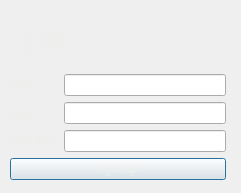
<?xml version="1.0" encoding="UTF-8"?>
<ui version="4.0">
 <class>RegDialog</class>
 <widget class="QDialog" name="RegDialog">
  <property name="geometry">
   <rect>
    <x>0</x>
    <y>0</y>
    <width>241</width>
    <height>193</height>
   </rect>
  </property>
  <property name="windowTitle">
   <string>Dialog</string>
  </property>
  <property name="styleSheet">
   <string notr="true">background-image: url(:/res/gdfgsdfhsdnh.jpeg);</string>
  </property>
  <widget class="QWidget" name="layoutWidget">
   <property name="geometry">
    <rect>
     <x>10</x>
     <y>10</y>
     <width>216</width>
     <height>170</height>
    </rect>
   </property>
   <property name="styleSheet">
    <string notr="true">color: rgb(238, 238, 236);</string>
   </property>
   <layout class="QVBoxLayout" name="verticalLayout_3">
    <item>
     <widget class="QLabel" name="label">
      <property name="font">
       <font>
        <pointsize>20</pointsize>
       </font>
      </property>
      <property name="styleSheet">
       <string notr="true">color: rgb(238, 238, 236);</string>
      </property>
      <property name="text">
       <string>注册</string>
      </property>
     </widget>
    </item>
    <item>
     <layout class="QHBoxLayout" name="horizontalLayout">
      <item>
       <layout class="QVBoxLayout" name="verticalLayout_2">
        <item>
         <widget class="QLabel" name="label_2">
          <property name="styleSheet">
           <string notr="true">color: rgb(238, 238, 236);</string>
          </property>
          <property name="text">
           <string>账号</string>
          </property>
         </widget>
        </item>
        <item>
         <widget class="QLabel" name="label_3">
          <property name="styleSheet">
           <string notr="true">color: rgb(238, 238, 236);</string>
          </property>
          <property name="text">
           <string>密码</string>
          </property>
         </widget>
        </item>
        <item>
         <widget class="QLabel" name="label_4">
          <property name="styleSheet">
           <string notr="true">color: rgb(238, 238, 236);</string>
          </property>
          <property name="text">
           <string>确认密码</string>
          </property>
         </widget>
        </item>
       </layout>
      </item>
      <item>
       <layout class="QVBoxLayout" name="verticalLayout">
        <item>
         <widget class="QLineEdit" name="usernameLineEdit">
          <property name="styleSheet">
           <string notr="true">color: rgb(238, 238, 236);</string>
          </property>
         </widget>
        </item>
        <item>
         <widget class="QLineEdit" name="passwordLineEdit">
          <property name="styleSheet">
           <string notr="true">color: rgb(238, 238, 236);</string>
          </property>
         </widget>
        </item>
        <item>
         <widget class="QLineEdit" name="confirmPasswordLineEdit">
          <property name="styleSheet">
           <string notr="true">color: rgb(238, 238, 236);</string>
          </property>
         </widget>
        </item>
       </layout>
      </item>
     </layout>
    </item>
    <item>
     <widget class="QPushButton" name="registerButton">
      <property name="styleSheet">
       <string notr="true">color: rgb(238, 238, 236);</string>
      </property>
      <property name="text">
       <string>sgin up</string>
      </property>
     </widget>
    </item>
   </layout>
  </widget>
 </widget>
 <resources/>
 <connections/>
</ui>
